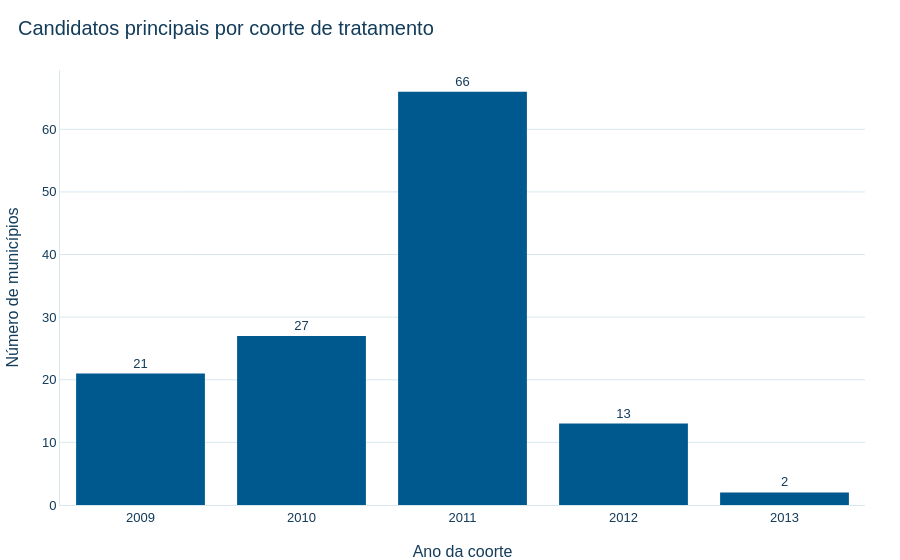

The notebook cell saved with this chart:
### Markdown cell above
## 5. Coortes de tratamento

A coorte é o ano candidato de entrada em operação para cada município principal. Ela organiza o diagnóstico temporal, mas não produz por si só uma conclusão causal.

### Code cell
coortes = (diagnostico.loc[diagnostico['candidato_amostra_principal'] == True]
           .groupby('ano_coorte_candidata', as_index=False)
           .size().rename(columns={'size': 'n_candidatos'}))
coortes['ano_coorte_candidata'] = coortes['ano_coorte_candidata'].astype(int)
display(estilizar_tabela_ipt(coortes))
fig = go.Figure(go.Bar(
    x=coortes['ano_coorte_candidata'].astype(str), y=coortes['n_candidatos'],
    marker_color=CORES_IPT['AZUL_PRINCIPAL'], text=coortes['n_candidatos'], textposition='outside',
    hovertemplate='Coorte %{x}<br>%{y} candidatos principais<extra></extra>',
))
aplicar_tema_ipt(fig, titulo='Candidatos principais por coorte de tratamento')
fig.update_xaxes(title='Ano da coorte', type='category')
fig.update_yaxes(title='Número de municípios', rangemode='tozero')
salvar_figura_ipt(fig, FIGURES / '02_coortes_tratamento.png')
fig.show()

### Figure 1 — Plotly figure (JSON) as saved in the notebook; plotly's stock layout.template omitted (floating-point values rounded to 4 significant figures)
{"data": [{"hovertemplate": "Coorte %{x}<br>%{y} candidatos principais<extra></extra>", "marker": {"color": "#00598E"}, "text": [21.0, 27.0, 66.0, 13.0, 2.0], "textposition": "outside", "type": "bar", "x": ["2009", "2010", "2011", "2012", "2013"], "y": [21, 27, 66, 13, 2]}], "layout": {"font": {"color": "#133C5A", "family": "Arial", "size": 13}, "paper_bgcolor": "#FFFFFF", "plot_bgcolor": "#FFFFFF", "title": {"text": "Candidatos principais por coorte de tratamento"}, "xaxis": {"title": {"text": "Ano da coorte"}, "type": "category"}, "yaxis": {"rangemode": "tozero", "title": {"text": "Número de municípios"}}}}
